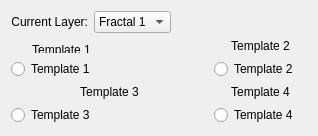
      <widget class="QWidget" name="Template">
       <property name="toolTip">
        <string>Template</string>
       </property>
       <attribute name="title">
        <string>Template</string>
       </attribute>
       <layout class="QGridLayout" name="gridLayout_3" columnstretch="1,1,1,3">
        <item row="0" column="0">
         <widget class="QLabel" name="label_4">
          <property name="text">
           <string>Current Layer:</string>
          </property>
          <property name="alignment">
           <set>Qt::AlignRight|Qt::AlignTrailing|Qt::AlignVCenter</set>
          </property>
         </widget>
        </item>
        <item row="2" column="3">
         <layout class="QVBoxLayout" name="verticalLayout_7">
          <item>
           <widget class="QLabel" name="label_Template_4">
            <property name="text">
             <string>Template 4</string>
            </property>
            <property name="alignment">
             <set>Qt::AlignCenter</set>
            </property>
           </widget>
          </item>
          <item>
           <widget class="QRadioButton" name="Template_Choice_4">
            <property name="text">
             <string>Template 4</string>
            </property>
           </widget>
          </item>
         </layout>
        </item>
        <item row="1" column="3">
         <layout class="QVBoxLayout" name="verticalLayout_5">
          <item>
           <widget class="QLabel" name="label_Template_2">
            <property name="text">
             <string>Template 2</string>
            </property>
            <property name="alignment">
             <set>Qt::AlignCenter</set>
            </property>
           </widget>
          </item>
          <item>
           <widget class="QRadioButton" name="Template_Choice_2">
            <property name="text">
             <string>Template 2</string>
            </property>
           </widget>
          </item>
         </layout>
        </item>
        <item row="0" column="1">
         <widget class="QComboBox" name="comboBox_Template_Layer">
          <item>
           <property name="text">
            <string>Fractal 1</string>
           </property>
          </item>
         </widget>
        </item>
        <item row="0" column="2">
         <spacer name="horizontalSpacer_2">
          <property name="orientation">
           <enum>Qt::Horizontal</enum>
          </property>
          <property name="sizeHint" stdset="0">
           <size>
            <width>40</width>
            <height>20</height>
           </size>
          </property>
         </spacer>
        </item>
        <item row="1" column="0" colspan="3">
         <layout class="QVBoxLayout" name="verticalLayout_4">
          <item>
           <widget class="QWidget" name="widget_T1" native="true">
            <widget class="QLabel" name="label_Template_1">
             <property name="geometry">
              <rect>
               <x>0</x>
               <y>0</y>
               <width>101</width>
               <height>21</height>
              </rect>
             </property>
             <property name="sizePolicy">
              <sizepolicy hsizetype="Preferred" vsizetype="Preferred">
               <horstretch>0</horstretch>
               <verstretch>0</verstretch>
              </sizepolicy>
             </property>
             <property name="text">
              <string>Template 1</string>
             </property>
             <property name="alignment">
              <set>Qt::AlignCenter</set>
             </property>
            </widget>
           </widget>
          </item>
          <item>
           <widget class="QRadioButton" name="Template_Choice_1">
            <property name="text">
             <string>Template 1</string>
            </property>
           </widget>
          </item>
         </layout>
        </item>
        <item row="2" column="0" colspan="3">
         <layout class="QVBoxLayout" name="verticalLayout_6">
          <item>
           <widget class="QLabel" name="label_Template_3">
            <property name="text">
             <string>Template 3</string>
            </property>
            <property name="alignment">
             <set>Qt::AlignCenter</set>
            </property>
           </widget>
          </item>
          <item>
           <widget class="QRadioButton" name="Template_Choice_3">
            <property name="text">
             <string>Template 3</string>
            </property>
           </widget>
          </item>
         </layout>
        </item>
       </layout>
      </widget>
